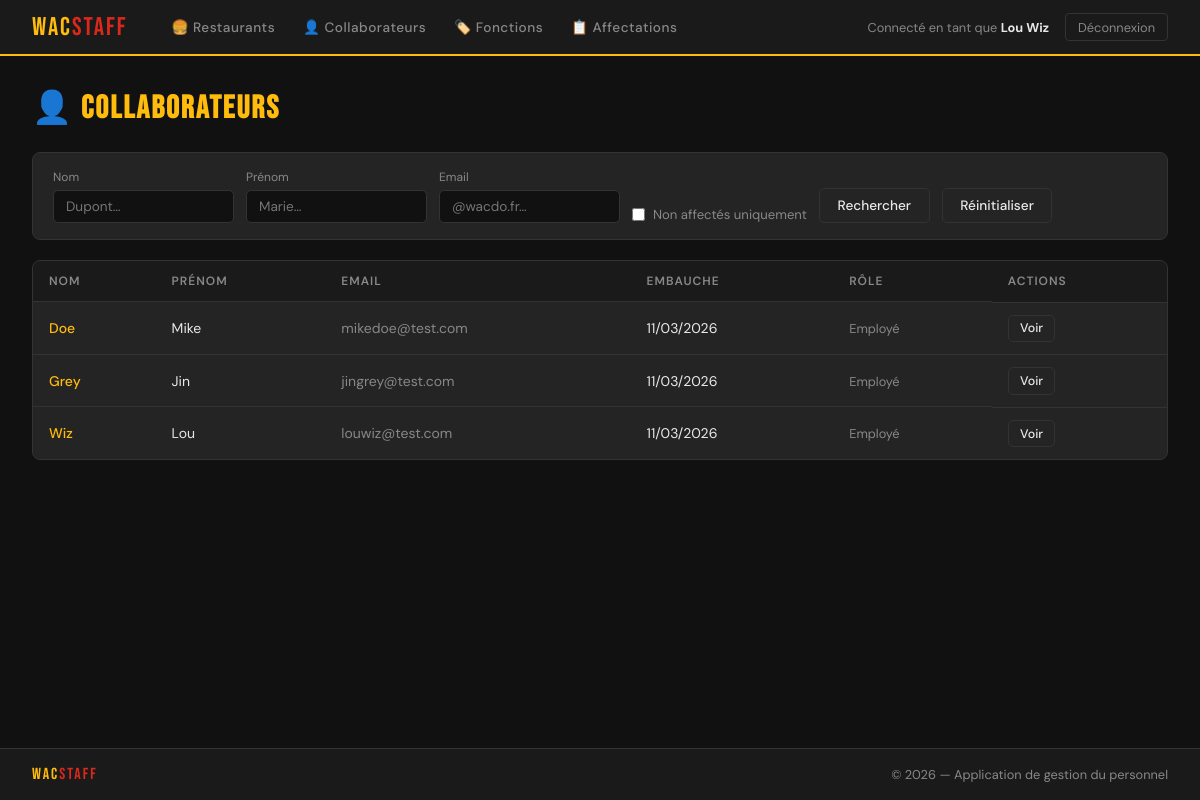
The page /WacStaff/collaborateurs/ (signed in) on the database as committed earlier.
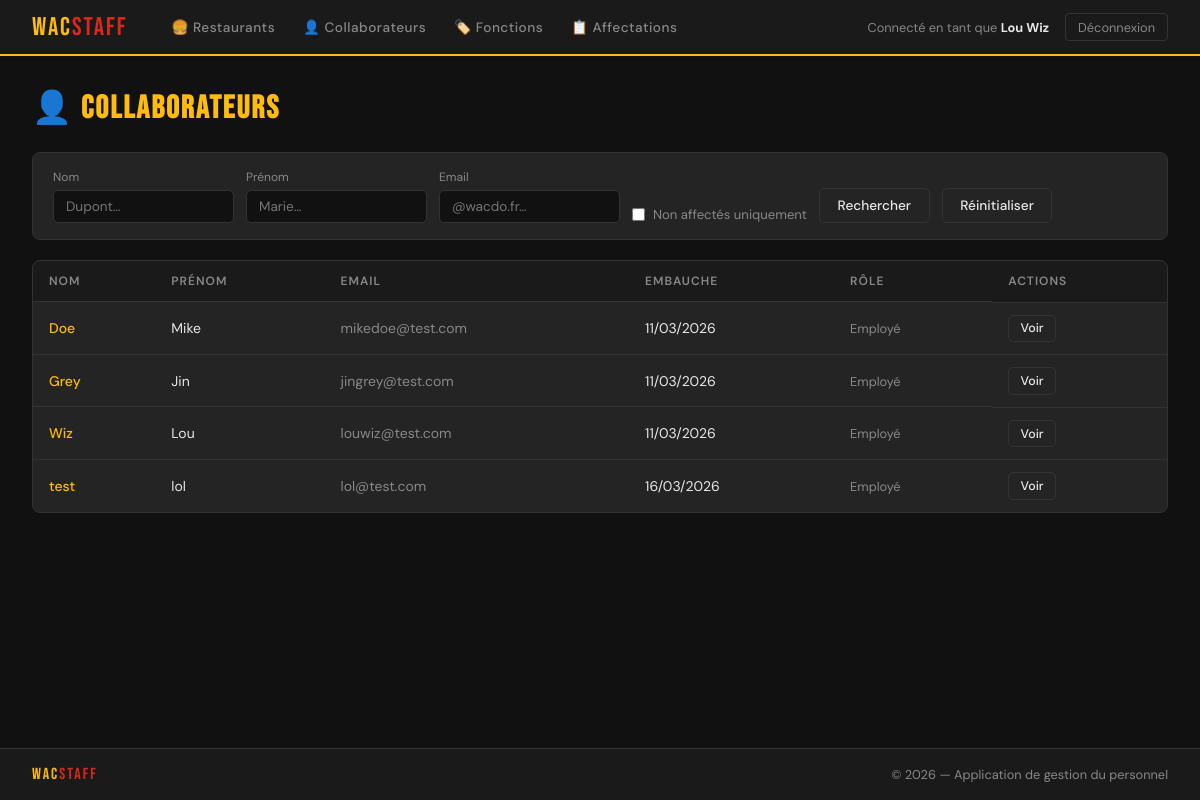
The same page on the database as committed later.
### WacStaff/models.py (models this page shows, shortened)
class Collaborateur(AbstractBaseUser, PermissionsMixin):
    nom = models.CharField(max_length=100)
    prenom = models.CharField(max_length=100)
    email = models.EmailField(max_length=100, unique=True)
    date1ereEmbauche = models.DateTimeField(auto_now_add=True)
    admin = models.BooleanField(default=False)
    USERNAME_FIELD = 'email'            # champ utilisé pour se connecter
    REQUIRED_FIELDS = ['nom', 'prenom'] # champs demandés par createsuperuser en plus de l'email
    objects = CollaborateurManager()
    @property
    def is_staff(self):
        return self.admin

### WacStaff/views.py (the view)
# urls.py: path('collaborateurs/', views.collaborateur_list, name='collaborateur_list'),
@login_required
def collaborateur_list(request):
    qs = Collaborateur.objects.all()
    q_nom = request.GET.get('nom', '')
    q_prenom = request.GET.get('prenom', '')
    q_email = request.GET.get('email', '')
    non_affectes = request.GET.get('non_affectes', '')
    if q_nom:
        qs = qs.filter(nom__icontains=q_nom)
    if q_prenom:
        qs = qs.filter(prenom__icontains=q_prenom)
    if q_email:
        qs = qs.filter(email__icontains=q_email)
    if non_affectes:
        qs = qs.filter(Q(affectations__isnull=True) | Q(affectations__fin__isnull=False)).distinct()
    return render(request, 'collaborateurs/list.html', {
        'collaborateurs': qs, 'q_nom': q_nom, 'q_prenom': q_prenom,
        'q_email': q_email, 'non_affectes': non_affectes,
    })

### WacStaff/templates/collaborateurs/list.html (shortened to what this page needs)
{% extends "base.html" %}
{% block content %}
<div class="page-header">
    <h1 class="page-title">👤 <span>Collaborateurs</span></h1>
</div>
<form method="get" class="search-bar">
    <div>
        <label>Nom</label>
        <input type="text" name="nom" value="{{ q_nom }}" placeholder="Dupont…">
    </div>
    <div>
        <label>Prénom</label>
        <input type="text" name="prenom" value="{{ q_prenom }}" placeholder="Marie…">
    </div>
    <div>
        <label>Email</label>
        <input type="text" name="email" value="{{ q_email }}" placeholder="@wacdo.fr…">
    </div>
    <div style="display:flex;align-items:center;gap:0.5rem;padding-top:1.2rem;">
        <input type="checkbox" name="non_affectes" id="na" value="1" {% if non_affectes %}checked{% endif %}>
        <label for="na" style="margin:0;font-size:0.82rem;color:#888;">Non affectés uniquement</label>
    </div>
    <button type="submit" class="btn btn-secondary">Rechercher</button>
    <a href="{% url 'collaborateur_list' %}" class="btn btn-secondary">Réinitialiser</a>
</form>
<div class="table-wrap">
    {% if collaborateurs %}
    <table>
        <thead>
            <tr><th>Nom</th><th>Prénom</th><th>Email</th><th>Embauche</th><th>Rôle</th><th>Actions</th></tr>
        </thead>
        <tbody>
        {% for c in collaborateurs %}
        <tr>
            <td><a href="{% url 'collaborateur_detail' c.pk %}" style="color:#FFBC0D;text-decoration:none;font-weight:500;">{{ c.nom }}</a></td>
            <td>{{ c.prenom }}</td>
            <td style="color:#888;">{{ c.email }}</td>
            <td>{{ c.date1ereEmbauche|date:"d/m/Y" }}</td>
            <td>{% if c.admin %}<span class="badge badge-admin">Admin</span>{% else %}<span style="color:#888;font-size:0.8rem;">Employé</span>{% endif %}</td>
            <td class="td-actions">
                <a href="{% url 'collaborateur_detail' c.pk %}" class="btn btn-secondary btn-sm">Voir</a>
            </td>
        </tr>
        {% endfor %}
        </tbody>
    </table>
    {% else %}
    <div class="empty-state">Aucun collaborateur trouvé.</div>
    {% endif %}
</div>
{% endblock %}

### WacStaff/templates/base.html (shortened to what this page needs)
<!doctype html>
<html lang="fr">
<head>
    {% load static %}
    <link rel="stylesheet" href="{% static 'wacstaff.css' %}">
</head>
<body>
{% if user.is_authenticated %}
<nav>
    <a href="{% url 'home' %}" class="nav-brand">Wac<span>Staff</span></a>
    <div class="nav-links">
        <a href="{% url 'restaurant_list' %}">🍔 Restaurants</a>
        <a href="{% url 'collaborateur_list' %}">👤 Collaborateurs</a>
        <a href="{% url 'fonction_list' %}">🏷️ Fonctions</a>
        <a href="{% url 'affectation_list' %}">📋 Affectations</a>
    </div>
    <div class="nav-user">
        <span>Connecté en tant que <strong>{{ user.prenom }} {{ user.nom }}</strong>
        </span>
        <form method="post" action="{% url 'logout' %}" style="display:inline;">
            <button type="submit" class="btn-logout">Déconnexion</button>
        </form>
    </div>
</nav>
{% endif %}
<main>
    {% block content %}{% endblock %}
</main>
<footer>
    <span class="footer-brand">Wac<span>Staff</span></span>
    <span class="footer-copy">© {% now "Y" %} — Application de gestion du personnel</span>
</footer>
</body>
</html>

Rows that differ between the two databases and show on the page:
added Collaborateur: nom "test", prenom "lol", email "lol@test.com", date1ereEmbauche "16/03/2026", admin "Employé"
